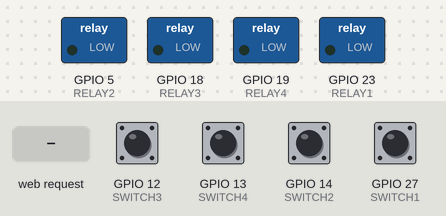
The sketch below on a simulated ESP32. Parts: switched loads named in the sketch (green lamp = pin HIGH). The test bench sets the inputs (shaded band); at power-on: GPIO 12 (SWITCH3), GPIO 13 (SWITCH4), GPIO 14 (SWITCH2), GPIO 27 (SWITCH1) HIGH. WiFi joins after 1.5 s; servers stay silent unless stated; what the sketch prints to the serial monitor is not drawn.

Above: at 2.7 s.
2.8 s: GPIO 12 (SWITCH3) pulled LOW for 0.15 s
At 3.7 s:
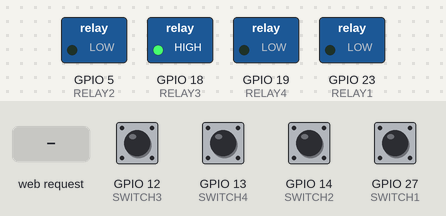
4.4 s: GPIO 13 (SWITCH4) pulled LOW for 0.15 s
At 4.9 s:
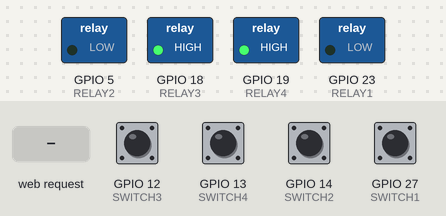
6.0 s: GPIO 14 (SWITCH2) pulled LOW for 0.15 s
At 7.2 s:
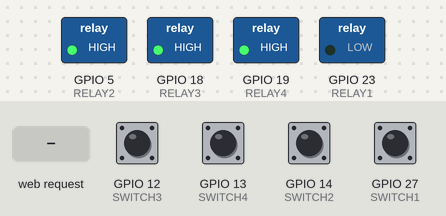
7.6 s: GPIO 27 (SWITCH1) pulled LOW for 0.15 s
At 8.5 s:
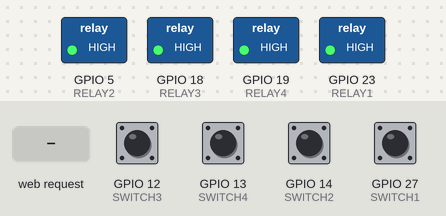
9.2 s: HTTP request GET /relay2 received
At 9.8 s:
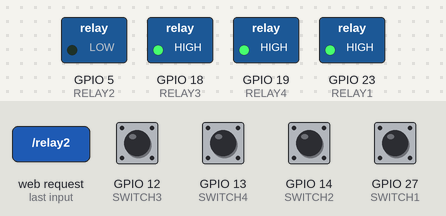
10.7 s: HTTP request GET /relay3 received
At 12.1 s:
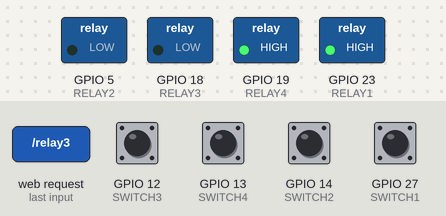
Timing chart, 0 to 13.2 s (numbered marks = the images above; inputs shaded):
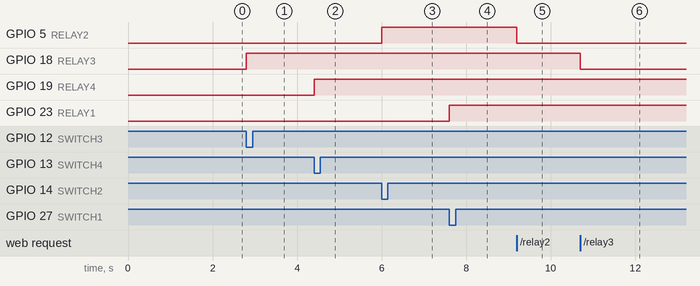

The sketch:

appliance-control.ino
```cpp
#include <WiFi.h>
#include <WebServer.h>

const char* ssid = "";
const char* password = "";

//relay pins
#define RELAY1 23
#define RELAY2 5
#define RELAY3 18
#define RELAY4 19

//switch pins
#define SWITCH1 27
#define SWITCH2 14
#define SWITCH3 12
#define SWITCH4 13

//relay state variables
bool relayState1 = LOW;
bool relayState2 = LOW;
bool relayState3 = LOW;
bool relayState4 = LOW;

//debounce variables for manual switches
unsigned long lastDebounceTime1 = 0;
unsigned long lastDebounceTime2 = 0;
unsigned long lastDebounceTime3 = 0;
unsigned long lastDebounceTime4 = 0;
const unsigned long debounceDelay = 50; // 50 ms debounce delay

//switch last known states
int lastSwitchState1 = HIGH;
int lastSwitchState2 = HIGH;
int lastSwitchState3 = HIGH;
int lastSwitchState4 = HIGH;

//initialize the web server....... this will serve the web page at the assigned ip from the wifi connection
WebServer server(80);

void setup() {
  Serial.begin(115200);

  //set relay pins as output and initialize to LOW
  pinMode(RELAY1, OUTPUT);
  pinMode(RELAY2, OUTPUT);
  pinMode(RELAY3, OUTPUT);
  pinMode(RELAY4, OUTPUT);
  digitalWrite(RELAY1, relayState1);
  digitalWrite(RELAY2, relayState2);
  digitalWrite(RELAY3, relayState3);
  digitalWrite(RELAY4, relayState4);

  //set switch pins as input with pullup resistors
  pinMode(SWITCH1, INPUT_PULLUP);
  pinMode(SWITCH2, INPUT_PULLUP);
  pinMode(SWITCH3, INPUT_PULLUP);
  pinMode(SWITCH4, INPUT_PULLUP);

  //establish wifi connection.
  WiFi.begin(ssid, password);
  Serial.print("Connecting to WiFi...");
  while (WiFi.status() != WL_CONNECTED) {
    delay(500);
    Serial.print(".");
  }
  Serial.println("Connected!");
  Serial.println(WiFi.localIP());

  // define web server route
  server.on("/", handleRoot);
  server.on("/relay1", []() { toggleRelay(RELAY1, relayState1); });
  server.on("/relay2", []() { toggleRelay(RELAY2, relayState2); });
  server.on("/relay3", []() { toggleRelay(RELAY3, relayState3); });
  server.on("/relay4", []() { toggleRelay(RELAY4, relayState4); });

  server.begin();
}

void loop() {
  server.handleClient();

  // Handle manual switch inputs with debouncing
  handleManualSwitch(SWITCH1, RELAY1, relayState1, lastSwitchState1, lastDebounceTime1);
  handleManualSwitch(SWITCH2, RELAY2, relayState2, lastSwitchState2, lastDebounceTime2);
  handleManualSwitch(SWITCH3, RELAY3, relayState3, lastSwitchState3, lastDebounceTime3);
  handleManualSwitch(SWITCH4, RELAY4, relayState4, lastSwitchState4, lastDebounceTime4);
}

void handleRoot() {
  String html = "<h1>ESP32 Relay Control</h1>"
                "<button onclick=\"location.href='/relay1'\">Toggle Relay 1</button><br><br>"
                "<button onclick=\"location.href='/relay2'\">Toggle Relay 2</button><br><br>"
                "<button onclick=\"location.href='/relay3'\">Toggle Relay 3</button><br><br>"
                "<button onclick=\"location.href='/relay4'\">Toggle Relay 4</button><br><br>";
  server.send(200, "text/html", html);
}

void toggleRelay(int relayPin, bool &relayState) {
  relayState = !relayState; // Toggle relay state
  digitalWrite(relayPin, relayState);
  server.send(200, "text/html", "<h1>Relay Toggled!</h1><p><a href=\"/\">Go Back</a></p>");
}

void handleManualSwitch(int switchPin, int relayPin, bool &relayState, int &lastSwitchState, unsigned long &lastDebounceTime) {
  int currentSwitchState = digitalRead(switchPin);
  unsigned long currentTime = millis();

  // Check for state change with debounce logic
  if (currentSwitchState != lastSwitchState && currentTime - lastDebounceTime > debounceDelay) {
    lastDebounceTime = currentTime;

    // Toggle relay state if the switch is pressed
    if (currentSwitchState == LOW) { // Switch pressed
      relayState = !relayState;
      digitalWrite(relayPin, relayState);
    }
  }

  // Update the last known switch state
  lastSwitchState = currentSwitchState;
}
```

Measured:
- after the input at 2.8 s, GPIO 18 (RELAY3): LOW → HIGH at once
- after the input at 4.4 s, GPIO 19 (RELAY4): LOW → HIGH at once
- after the input at 6.0 s, GPIO 5 (RELAY2): LOW → HIGH at once
- after the input at 7.6 s, GPIO 23 (RELAY1): LOW → HIGH at once
- after the input at 9.2 s, GPIO 5 (RELAY2): HIGH → LOW at once
- after the input at 10.7 s, GPIO 18 (RELAY3): HIGH → LOW at once
